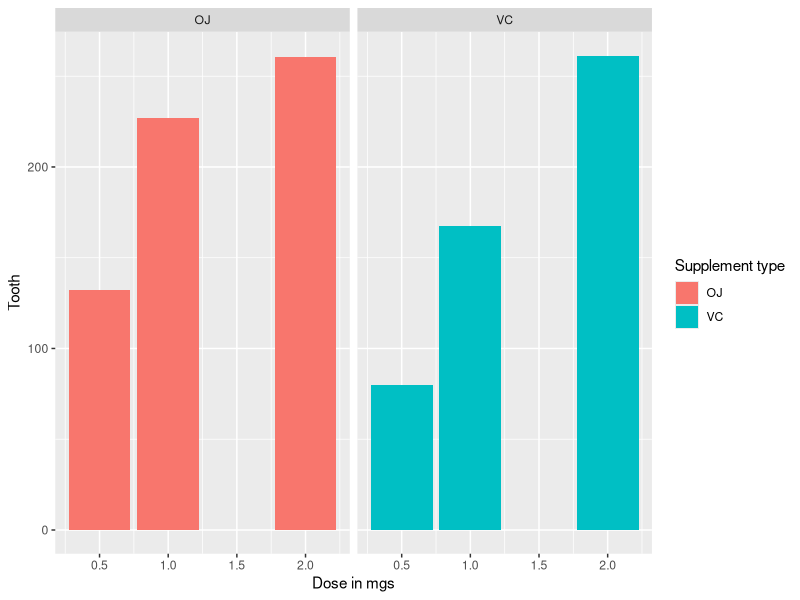
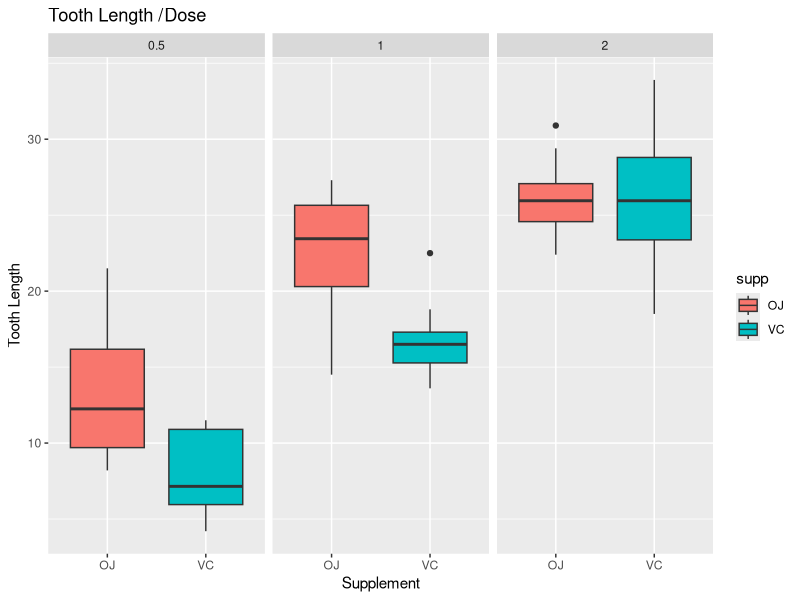
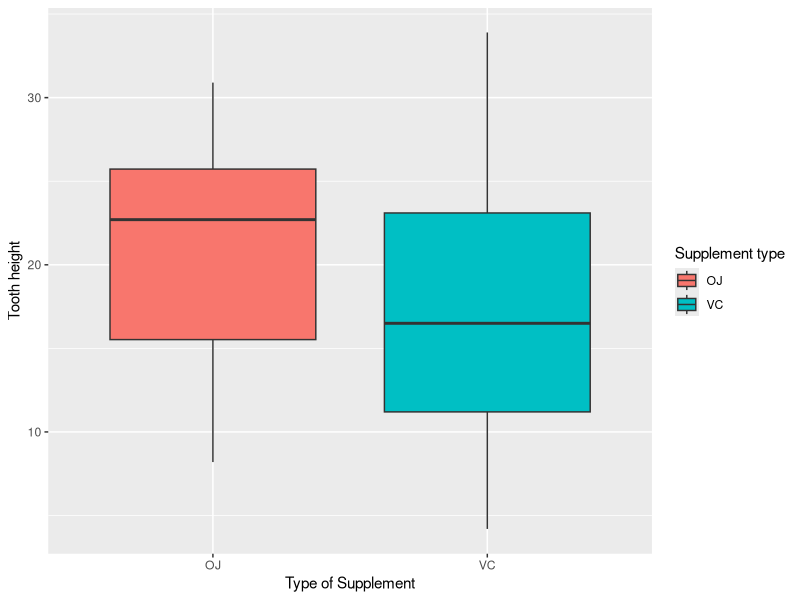

Write R code to recreate these figures, in order.
## ---- chunk 1
knitr::opts_chunk$set(echo = TRUE)
## ---- chunk 2
#load plot package
library(ggplot2)
#take a datasets of example 
data("ToothGrowth")

#check type of type and variables
str(ToothGrowth)

#show a previous of data
head(ToothGrowth)

#show a plot of data for explore data
ggplot(data=ToothGrowth, aes(x=dose, y=len, fill=supp)) + geom_bar(stat="identity",) + facet_grid(. ~ supp) + xlab("Dose in mgs") + ylab("Tooth") + guides(fill=guide_legend(title="Supplement type"))

#check len of tooth by dose
ggplot(aes(x=supp, y=len), data=ToothGrowth) + geom_boxplot(aes(fill=supp)) + xlab("Supplement") + ylab("Tooth Length") + facet_grid(~ dose) + ggtitle("Tooth Length /Dose") + 
     theme(plot.title = element_text(lineheight=.2))

#check len of tooth by supplement type
ggplot(aes(x=supp, y=len), data=ToothGrowth) + geom_boxplot(aes(fill=supp)) + xlab("Type of Supplement") + ylab("Tooth height") + guides(fill=guide_legend(title="Supplement type"))

## ---- chunk 3
#display a summary of data 
summary(ToothGrowth)
## ---- chunk 4

#compare tooth growth grouping by supplement
t.test(len~supp,data=ToothGrowth)
## ---- chunk 5
# generate a var of group combination
doses_com1 <- subset (ToothGrowth, dose %in% c(0.5, 1.0)) 
doses_com2 <- subset (ToothGrowth, dose %in% c(0.5, 2.0)) 
doses_com3 <- subset (ToothGrowth, dose %in% c(1.0, 2.0)) 

# Check for combination 0.5 and 1.0 mg
t.test(len ~ dose, data = doses_com1)
# Check for combination 0.5 and 2.0 mg
t.test(len ~ dose, data = doses_com2)
# Check for combination 1.0 and 2.0 mg
t.test(len ~ dose, data = doses_com3)
